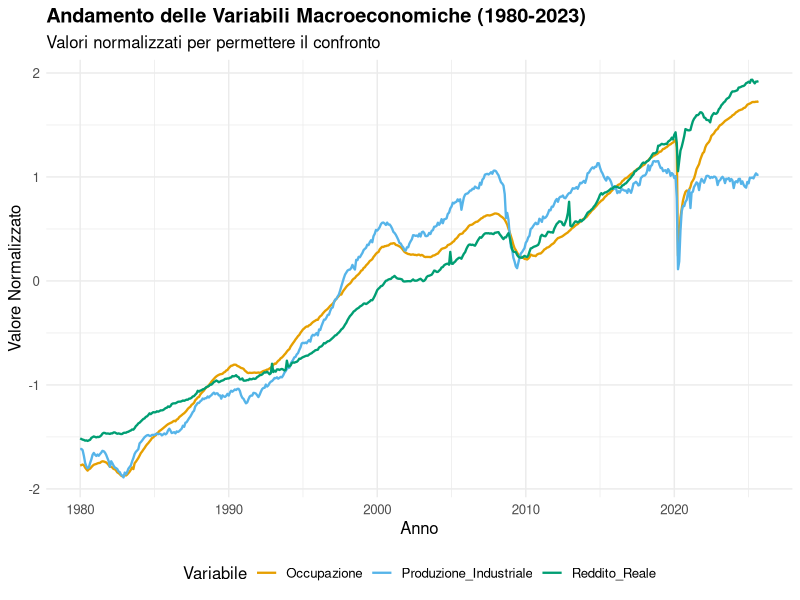
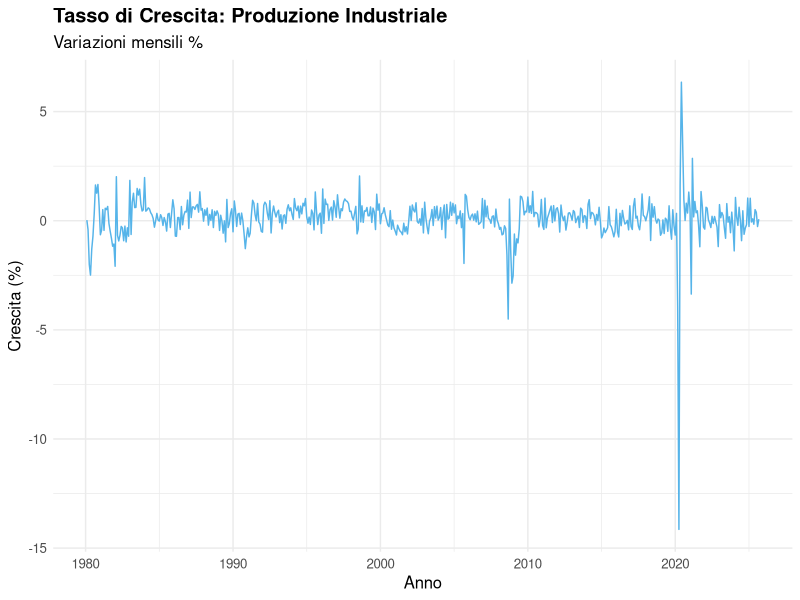

Generate these figures, in order, with R:
library(readxl)
library(ggplot2)
library(tidyr)
library(dplyr)

# Caricamento dati
dati <- read_xlsx("dati_report.xlsx")
# Creazione sequenza temporale (mensile da Gen 1980)
date_seq <- seq(as.Date("1980-01-01"), by = "month", length.out = nrow(dati))

# Prep data
dati_plot <- dati
dati_plot$Date <- date_seq
colnames(dati_plot)[1:3] <- c("Produzione_Industriale", "Occupazione", "Reddito_Reale")

dati_long <- pivot_longer(dati_plot, cols = c("Produzione_Industriale", "Occupazione", "Reddito_Reale"), 
                          names_to = "Variabile", values_to = "Valore")

# Normalize data for plotting together
dati_long <- dati_long %>%
  group_by(Variabile) %>%
  mutate(Valore_Normalizzato = scale(Valore))

p1 <- ggplot(dati_long, aes(x = Date, y = Valore_Normalizzato, color = Variabile)) +
  geom_line(size=0.8) +
  theme_minimal() +
  labs(title = "Andamento delle Variabili Macroeconomiche (1980-2023)",
       subtitle = "Valori normalizzati per permettere il confronto",
       x = "Anno",
       y = "Valore Normalizzato") +
  theme(legend.position = "bottom",
        text = element_text(size=12, family="sans"),
        plot.title = element_text(face="bold")) +
  scale_color_manual(values=c("#E69F00", "#56B4E9", "#009E73"))

ggsave("plot_serie_storiche.png", p1, width = 10, height = 6, dpi=300)

# Tassi di crescita (Differenze logaritmiche)
dati_crescita <- dati_plot %>%
  mutate(
    Prod_Growth = c(NA, diff(log(Produzione_Industriale))) * 100,
    Occ_Growth = c(NA, diff(log(Occupazione))) * 100,
    Redd_Growth = c(NA, diff(log(Reddito_Reale))) * 100
  ) %>%
  filter(!is.na(Prod_Growth))

p2 <- ggplot(dati_crescita, aes(x = Date, y = Prod_Growth)) +
  geom_line(color="#56B4E9", size=0.5) +
  theme_minimal() +
  labs(title = "Tasso di Crescita: Produzione Industriale",
       subtitle = "Variazioni mensili %",
       x = "Anno",
       y = "Crescita (%)") +
  theme(text = element_text(size=12, family="sans"),
        plot.title = element_text(face="bold"))

ggsave("plot_tassi_crescita.png", p2, width = 10, height = 4, dpi=300)

print("Plots generated successfully.")
